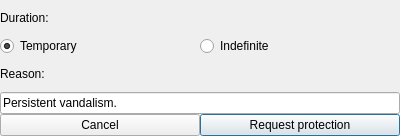
<?xml version="1.0" encoding="UTF-8"?>
<ui version="4.0">
 <class>RequestProtect</class>
 <widget class="QDialog" name="RequestProtect">
  <property name="geometry">
   <rect>
    <x>0</x>
    <y>0</y>
    <width>400</width>
    <height>136</height>
   </rect>
  </property>
  <property name="windowTitle">
   <string>Request page protection</string>
  </property>
  <layout class="QVBoxLayout" name="verticalLayout">
   <property name="spacing">
    <number>0</number>
   </property>
   <property name="leftMargin">
    <number>0</number>
   </property>
   <property name="topMargin">
    <number>0</number>
   </property>
   <property name="rightMargin">
    <number>0</number>
   </property>
   <property name="bottomMargin">
    <number>0</number>
   </property>
   <item>
    <widget class="QLabel" name="LabelDuration">
     <property name="text">
      <string>Duration:</string>
     </property>
    </widget>
   </item>
   <item>
    <layout class="QHBoxLayout" name="horizontalLayout_2">
     <item>
      <widget class="QRadioButton" name="radioButton_Temporary">
       <property name="text">
        <string>Temporary</string>
       </property>
       <property name="checked">
        <bool>true</bool>
       </property>
      </widget>
     </item>
     <item>
      <widget class="QRadioButton" name="radioButton_Indefinite">
       <property name="text">
        <string>Indefinite</string>
       </property>
       <property name="checked">
        <bool>false</bool>
       </property>
      </widget>
     </item>
    </layout>
   </item>
   <item>
    <widget class="QLabel" name="label_Reason">
     <property name="text">
      <string>Reason:</string>
     </property>
    </widget>
   </item>
   <item>
    <widget class="QLineEdit" name="lineEdit">
     <property name="text">
      <string>Persistent vandalism.</string>
     </property>
    </widget>
   </item>
   <item>
    <layout class="QHBoxLayout" name="horizontalLayout">
     <property name="spacing">
      <number>0</number>
     </property>
     <item>
      <widget class="QPushButton" name="pushButton_Cancel">
       <property name="text">
        <string>Cancel</string>
       </property>
       <property name="autoDefault">
        <bool>false</bool>
       </property>
      </widget>
     </item>
     <item>
      <widget class="QPushButton" name="pushButton_RequestProtection">
       <property name="text">
        <string>Request protection</string>
       </property>
       <property name="autoRepeat">
        <bool>false</bool>
       </property>
       <property name="autoExclusive">
        <bool>false</bool>
       </property>
       <property name="default">
        <bool>true</bool>
       </property>
       <property name="flat">
        <bool>false</bool>
       </property>
      </widget>
     </item>
    </layout>
   </item>
  </layout>
 </widget>
 <resources/>
 <connections/>
</ui>
